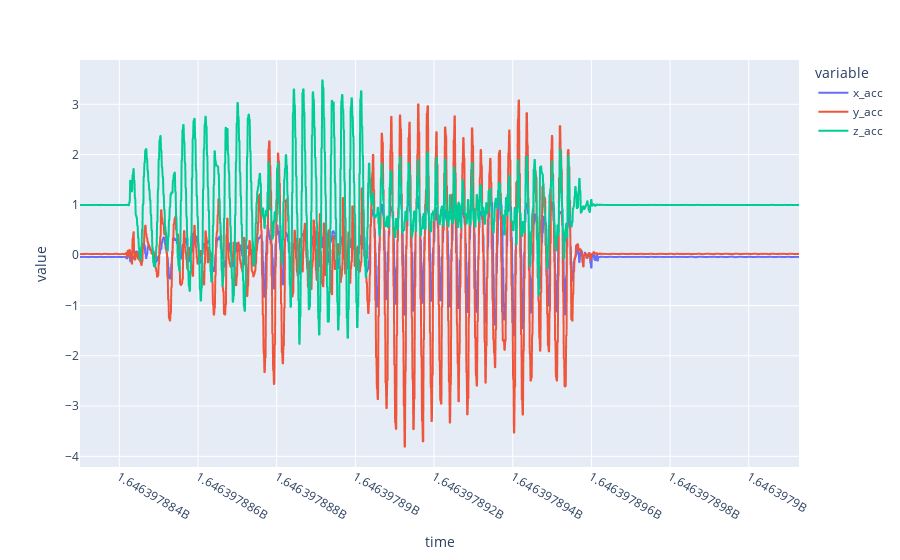

The cell this chart's notebook holds for it:
### Code cell
# n_points = 10000
# xaxis = data[:,0][:n_points]
# xa = data[:, 1][:n_points]
# ya = data[:, 2][:n_points]
# za = data[:, 3][:n_points]

px.line(data, x='time', y=['x_acc','y_acc', 'z_acc']).show()
# plt.plot(xaxis, xa, c='g', label='x accleration')
# plt.plot(xaxis, ya, c='red', label='y accleration')
# plt.plot(xaxis, za-1, c='yellow', label='z accleration')
# plt.legend()
# plt.show()

### Figure 1 — Plotly figure (JSON) as saved in the notebook; plotly's stock layout.template omitted (floating-point values rounded to 4 significant figures; data arrays with more than 128 entries replaced by an {"elided": "..."} marker saying what was removed)
{"data": [{"hovertemplate": "variable=x_acc<br>time=%{x}<br>value=%{y}<extra></extra>", "legendgroup": "x_acc", "line": {"color": "#636efa", "dash": "solid"}, "marker": {"symbol": "circle"}, "mode": "lines", "name": "x_acc", "showlegend": true, "type": "scattergl", "x": {"elided": "1817 float values"}, "xaxis": "x", "y": {"elided": "1817 float values"}, "yaxis": "y"}, {"hovertemplate": "variable=y_acc<br>time=%{x}<br>value=%{y}<extra></extra>", "legendgroup": "y_acc", "line": {"color": "#EF553B", "dash": "solid"}, "marker": {"symbol": "circle"}, "mode": "lines", "name": "y_acc", "showlegend": true, "type": "scattergl", "x": {"elided": "1817 float values"}, "xaxis": "x", "y": {"elided": "1817 float values"}, "yaxis": "y"}, {"hovertemplate": "variable=z_acc<br>time=%{x}<br>value=%{y}<extra></extra>", "legendgroup": "z_acc", "line": {"color": "#00cc96", "dash": "solid"}, "marker": {"symbol": "circle"}, "mode": "lines", "name": "z_acc", "showlegend": true, "type": "scattergl", "x": {"elided": "1817 float values"}, "xaxis": "x", "y": {"elided": "1817 float values"}, "yaxis": "y"}], "layout": {"legend": {"title": {"text": "variable"}, "tracegroupgap": 0}, "margin": {"t": 60}, "xaxis": {"anchor": "y", "domain": [0, 1], "title": {"text": "time"}}, "yaxis": {"anchor": "x", "domain": [0, 1], "title": {"text": "value"}}}}
